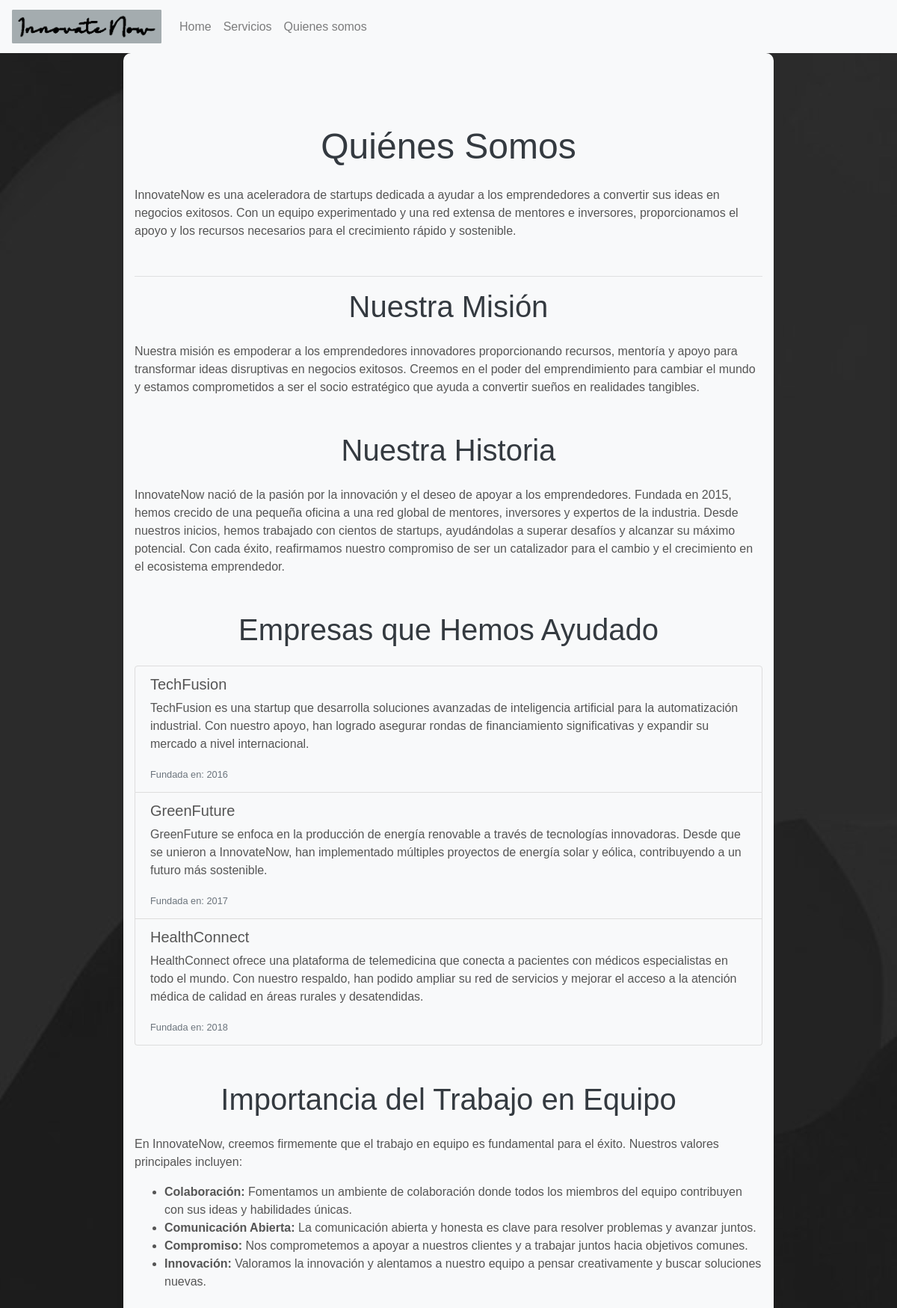
/about-us/, run on an earlier commit of the app's database.
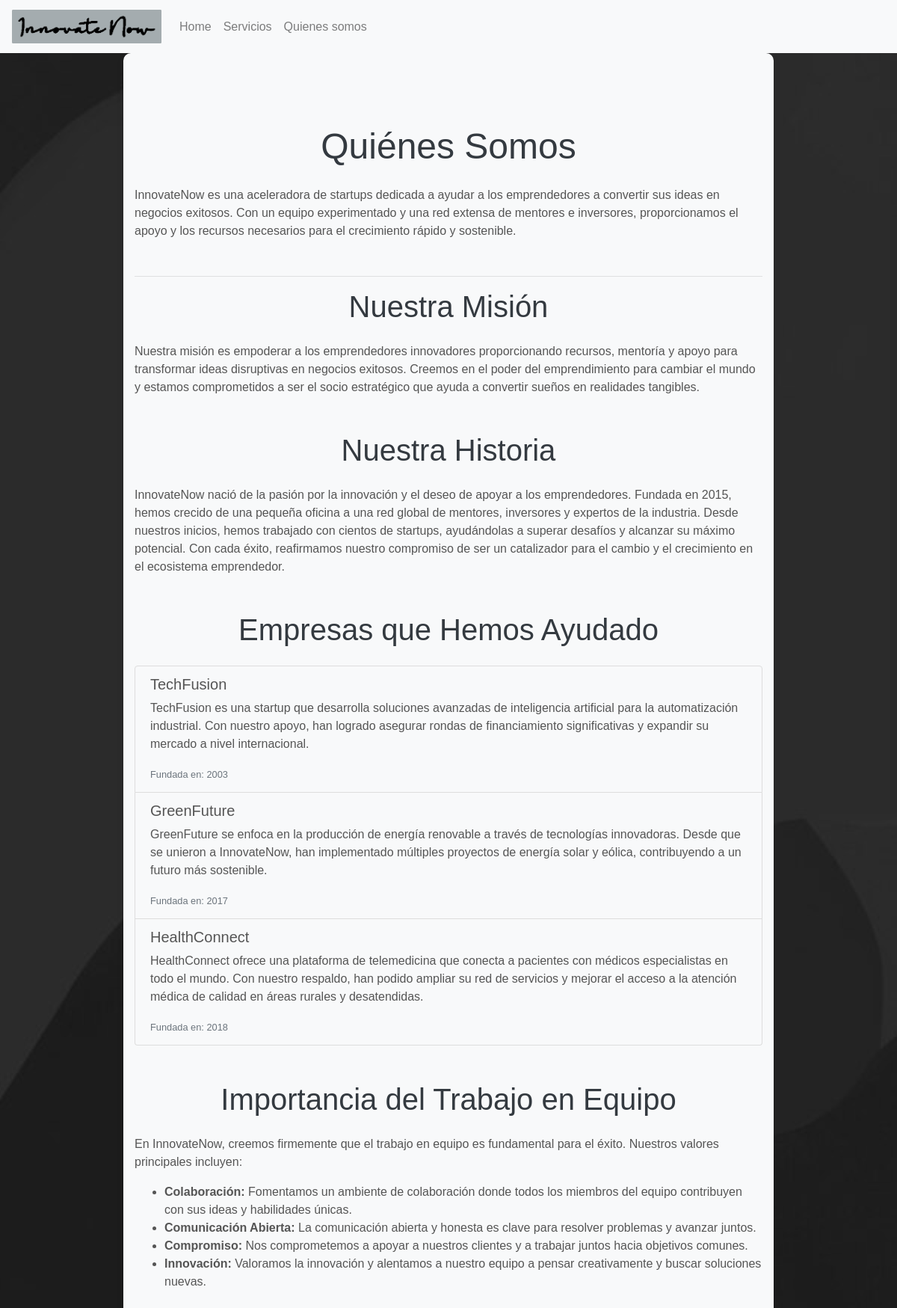
And on a later commit of the database.
### core/models.py (models this page shows, shortened)
class NavbarItem(models.Model):
    name = models.CharField(max_length=100)
    url = models.CharField(max_length=100)

class AboutUs(models.Model):
    title = models.CharField(max_length=100)
    content = models.TextField()
    mission = models.TextField(default='Nuestra misión es apoyar a los emprendedores.')
    history = models.TextField()
    helped_companies = models.ManyToManyField(HelpedCompany)

class HelpedCompany(models.Model):
    name = models.CharField(max_length=100)
    description = models.TextField()
    year_founded = models.IntegerField()

### core/views.py (the view)
# urls.py: path('about-us/', views.about_us, name='about_us'),
def about_us(request):
    about_us_content = AboutUs.objects.first()
    navbar_items = NavbarItem.objects.all()
    return render(request, 'core/about_us.html', {'about_us_content': about_us_content, 'navbar_items': navbar_items})

### core/templates/core/about_us.html (shortened to what this page needs)
<!DOCTYPE html>
<html lang="es">
<head>
    <link rel="stylesheet" href="https://stackpath.bootstrapcdn.com/bootstrap/4.5.2/css/bootstrap.min.css">
    {% load static %}
    <link rel="stylesheet" href="{% static 'css/styles1.css' %}">
</head>
<body>
    <nav class="navbar navbar-expand-lg navbar-light bg-light">
        <a class="navbar-brand" href="{% url 'home' %}"><img src="{% static 'img/logo-InnovateNow.png' %}" alt="Logo_empresa" width="200px"></a>
        <div class="collapse navbar-collapse" id="navbarNav">
            <ul class="navbar-nav">
                {% for item in navbar_items %}
                <li class="nav-item">
                    <a class="nav-link" href="{{ item.url }}">{{ item.name }}</a>
                </li>
                {% endfor %}
            </ul>
        </div>
    </nav>
    <div class="container" style="font-family:'Gill Sans', 'Gill Sans MT', Calibri, 'Trebuchet MS', sans-serif">
<div class="jumbotron jumbotron-fluid bg-light">
    <div class="container my-5">
        <h1 class="display-4 text-center mb-4">Quiénes Somos</h1>
        <div class="about-section mb-5">
            <p>{{ about_us_content.content }}</p>
        </div>
        <hr>
        <div class="mission-section mb-5">
            <h2 class="section-title">Nuestra Misión</h2>
            <p>{{ about_us_content.mission }}</p>
        </div>
        <div class="history-section mb-5">
            <h2 class="section-title">Nuestra Historia</h2>
            <p>{{ about_us_content.history }}</p>
        </div>
        <div class="helped-companies-section mb-5">
            <h2 class="section-title">Empresas que Hemos Ayudado</h2>
            <ul class="list-group">
                {% for company in about_us_content.helped_companies.all %}
                <li class="list-group-item">
                    <h5>{{ company.name }}</h5>
                    <p>{{ company.description }}</p>
                    <small class="text-muted">Fundada en: {{ company.year_founded }}</small>
                </li>
                {% endfor %}
            </ul>
        </div>
        <div class="teamwork-section">
            <h2 class="section-title">Importancia del Trabajo en Equipo</h2>
            <p>En InnovateNow, creemos firmemente que el trabajo en equipo es fundamental para el éxito. Nuestros valores principales incluyen:</p>
            <ul class="values-list">
                <li><strong>Colaboración:</strong> Fomentamos un ambiente de colaboración donde todos los miembros del equipo contribuyen con sus ideas y habilidades únicas.</li>
                <li><strong>Comunicación Abierta:</strong> La comunicación abierta y honesta es clave para resolver problemas y avanzar juntos.</li>
                <li><strong>Compromiso:</strong> Nos comprometemos a apoyar a nuestros clientes y a trabajar juntos hacia objetivos comunes.</li>
                <li><strong>Innovación:</strong> Valoramos la innovación y alentamos a nuestro equipo a pensar creativamente y buscar soluciones nuevas.</li>
            </ul>
        </div>
    </div>
</div>
</div>
</body>
</html>

### core/static/css/styles1.css (style rules this page uses)
body { background-image: url('/static/img/fondo.png'); background-size: cover; background-position: center; color: #333; font-family: 'Arial', sans-serif; }
.jumbotron { background-color: #f8f9fa; padding-top: 3rem; padding-bottom: 3rem; border-radius: 10px; box-shadow: 0 4px 10px rgba(0, 0, 0, 0.1); }
.container { max-width: 900px; margin: auto; }
.display-4 { font-size: 3rem; color: #343a40; margin-bottom: 2rem; text-align: center; }
.container.my-5 { margin-top: 3rem; margin-bottom: 3rem; }
.section-title { font-size: 2.5rem; color: #343a40; margin-bottom: 1.5rem; text-align: center; }
.bg-light { background-color: #f8f9fa !important; color: #555; }
.list-group-item { background-color: #f8f9fa; border-color: #ddd; }
.text-muted { color: #777; }

What changed in the data, as far as the page shows it:
changed HelpedCompany "TechFusion": year_founded "2016" → "2003"
